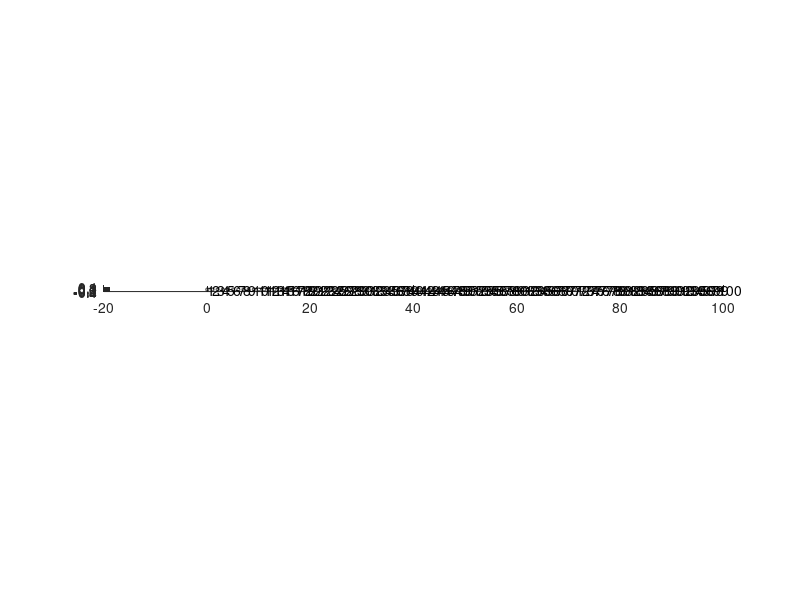

This chart was generated by the following MATLAB code: (Note: this script raises an error after producing the figure.)

proportions = [];
for gamma = 0:0.5:4
    N = 100;
    cx = [0:1:N-1]';
    cy = zeros(N,1);
    cz = zeros(N,1);
    c = [cx cy cz];
    
    R = 0.3*ones(N,1)';
    %%% Plot the geometry
    figure, hold on
    t = linspace(0,2*pi);
    for n = 1:N
        plot(c(n,1)+R(n)*cos(t), c(n,2)+R(n)*sin(t),'k')  
        text(c(n,1),c(n,2),num2str(n))
    end
    daspect([1 1 1])
    hold off
    close 
    
    vol = 4*pi*R.^3/3;
    k0 = 0.0000001;
    delta = 10^(-5);
    v2 = ones(1,N);
    N_multi = 2;
    %%% Compute the static capacitance matrix
    % Maximum order for multipole expansion (n = 0, 1, ..., N_multi)
    % If we use higher order, then accuracy improves. Usually 0 is sufficiently large.
    gamma_skin = gamma;
    
    matC_static = MakeC_mn(R,c,k0,N_multi);
    GCM_static = diag(delta.*v2./vol)*matC_static;
    
    %%% Compute eigenmodes
    [evec_static,eval_static] = eig(GCM_static);
    [resonances_static,I] = sort(sqrt(diag(eval_static)),'ComparisonMethod','real');
    modes_static = evec_static(:,I);
    
    
    % compute the normalization factor
    fun = @(theta,phi,r) exp(gamma_skin*r*sin(theta)*cos(phi))*r^2*sin(theta);
    int_A = int_trapez_3(fun,200,0,pi,0,2*pi,0,R(1));
    A_norm = exp(gamma_skin*cx)*int_A;
    
    %%% Compute the skin capacitance matrix using Multipole
    
    matC_skin = MakeCmn_skin(gamma_skin,R,c,k0,N_multi);
    
    GCM_skin = diag(delta.*v2./A_norm')*matC_skin;

    [evec_skin,eval_skin,eigen_left] = eig(GCM_skin);
    counter = 0;
    for j = 1:N
        if norm(evec_skin(1:floor(0.2*N),j))>0.8
            counter = counter + 1;
        end
    end
    proportions =  [proportions counter/N];
    N
end
plot([0:0.5:4],proportions,'k','LineWidth',2)
box off
xlim([0,4])
xlabel('Strength of the gauge potential \gamma','FontSize',18)
ylabel('Proportion','FontSize',18)
set(gca,'XTick',0:0.5:4)
set(gca,'TickLabelInterpreter','latex','FontSize',18)
